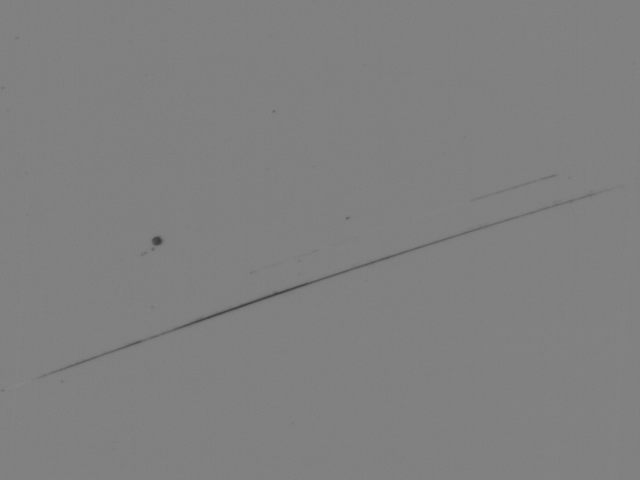
#> input picture input_img/FST_Scratch_1.bmp, 640 x 480 px, found by its file name; its folder holds only this picture in this run
$ python main.py input_img/FST_Scratch_1.bmp
#> lines starting #> are read from the running program, lines starting #| are printed output that depends on the picture
### utils_io.py
"""
utils_io.py – I/O & timing helpers for the SWT‑denoise pipeline.

* All input wafer images are assumed to live in `PROJECT_ROOT/input_img`.
* All outputs are written under `PROJECT_ROOT/results`; debug images go to
  `PROJECT_ROOT/results/debug_img`.

Functions
---------
load_gray(fname, normalize=False)
    Read a grayscale image (8‑bit) and optionally min–max normalise to [0,1].
save_image(img, fname, rescale=True)
    Save `img` to the results folder; if `img` is float, rescale to 0‑255.
save_debug(name, img, rescale=True)
    Convenience wrapper that drops files into the debug folder with `.png`.
step_timer(label)
    Context‑manager to measure & log elapsed time for a code block.
summary()
    Print a nicely formatted timing table to stdout.
reset_timings()
    Clear stored timing data (mainly for unit tests).
"""

from __future__ import annotations

import os
import time
import datetime
from contextlib import contextmanager
from pathlib import Path
from typing import Dict

import cv2
import numpy as np
import pywt

# ---------------------------------------------------------------------------
# Project‑level paths
# ---------------------------------------------------------------------------

 # Absolute path to the *package* root (wavelet_code)
PROJECT_ROOT: Path = Path(__file__).resolve().parent
INPUT_DIR: Path = PROJECT_ROOT / "input_img"
RESULTS_DIR: Path = PROJECT_ROOT / "results"
RUN_DIR: Path = RESULTS_DIR / datetime.datetime.now().strftime("%Y%m%d_%H%M%S")
DEBUG_DIR: Path = RUN_DIR / "debug_img"

# Ensure output directories exist (create parents first)
RESULTS_DIR.mkdir(parents=True, exist_ok=True)
RUN_DIR.mkdir(parents=True, exist_ok=True)
DEBUG_DIR.mkdir(parents=True, exist_ok=True)

# ---------------------------------------------------------------------------
# Core helpers
# ---------------------------------------------------------------------------

def _resolve_input(fname: str | Path) -> Path:
    """Return absolute path for an input image."""
    p = Path(fname)
    return p if p.is_absolute() else INPUT_DIR / p


def load_gray(fname: str | Path, *, normalize: bool = False) -> np.ndarray:
    """
    Load an image as an 8‑bit grayscale numpy array.

    Parameters
    ----------
    fname : str or Path
        File name (relative to input_img) or absolute path.
    normalize : bool, default False
        If True, convert to float32 and linearly rescale into [0,1].

    Returns
    -------
    np.ndarray
        Image array (uint8 or float32, H×W).
    """
    path = _resolve_input(fname)
    img = cv2.imread(str(path), cv2.IMREAD_GRAYSCALE)
    if img is None:
        raise FileNotFoundError(f"Image not found: {path}")

    if normalize:
        img = img.astype(np.float32)
        img = (img - img.min()) / max(img.ptp(), 1e-8)
    return img


def save_image(img: np.ndarray, fname: str | Path, *, rescale: bool = True) -> Path:
    """
    Save an image under the results directory.

    Parameters
    ----------
    img : np.ndarray
        Image to save. Float arrays are auto‑converted to uint8 if `rescale`.
    fname : str or Path
        File name relative to `results/` (sub‑dirs will be created).
    rescale : bool, default True
        If img is float and <=1, multiply by 255 and clip to 0‑255.

    Returns
    -------
    Path
        Absolute path to the written file.
    """
    out_path = RUN_DIR / fname if not Path(fname).is_absolute() else Path(fname)
    out_path.parent.mkdir(parents=True, exist_ok=True)

    out = img
    if rescale and issubclass(img.dtype.type, np.floating):
        out = np.clip(img * (255 if img.max() <= 1.0 else 1.0), 0, 255).astype(
            np.uint8
        )

    cv2.imwrite(str(out_path), out)
    return out_path


# [20 lines left out: functions save_debug, dwt_visualize, not called in this run]

# ---------------------------------------------------------------------------
# Timing utilities
# ---------------------------------------------------------------------------

_TIMINGS: Dict[str, float] = {}


@contextmanager
def step_timer(label: str):
    """
    Context‑manager to measure the wall‑time of a processing step.

    Examples
    --------
    >>> with step_timer("swt_decompose"):
    ...     coeffs = swt2_decompose(img, 'sym4', 2)
    """
    t0 = time.perf_counter()
    yield
    dt = time.perf_counter() - t0
    _TIMINGS[label] = _TIMINGS.get(label, 0.0) + dt
    print(f"[TIMING] {label:<20}: {dt*1000:8.2f} ms")

'''
def summary() -> None:
    """Pretty‑print timing results collected so far."""
    if not _TIMINGS:
        print("No timing data recorded.")
        return

    print("\n=== Timing summary ===")
    total = 0.0
    for k, v in _TIMINGS.items():
        total += v
        print(f"{k:<25}: {v:8.4f} s")
    print(f"{'-'*25}\nTotal{'':<20}: {total:8.4f} s\n")
'''

def reset_timings() -> None:
    """Erase all stored timing information (useful for tests)."""
    _TIMINGS.clear()


def write_log(param_lines: list[str] | None = None) -> Path:
    """
    Write a text log summarising run parameters + timing to RUN_DIR/run_log.txt.

    Parameters
    ----------
    param_lines : list[str] or None
        Pre‑formatted strings (e.g. ["wavelet: sym4", "level: 2"]).  Each will be
        written on its own line before the timing summary.

    Returns
    -------
    Path
        Absolute path to the written log file.
    """
    log_path = RUN_DIR / "run_log.txt"
    with open(log_path, "w", encoding="utf-8") as f:
        f.write(f"Run timestamp : {RUN_DIR.name}\n")
        if param_lines:
            f.write("\n# Parameters\n")
            for ln in param_lines:
                f.write(ln + "\n")
        if _TIMINGS:
            f.write("\n# Timings (s)\n")
            total = 0.0
            for k, v in _TIMINGS.items():
                total += v
                f.write(f"{k:<25}: {v:.4f}\n")
            f.write(f"{'-'*25}\nTotal{'':<20}: {total:.4f}\n")
    return log_path


__all__ = [
    "load_gray",
    "save_image",
    "save_debug",
    "step_timer",
    "summary",
    "reset_timings",
    "RUN_DIR",
    "write_log",
    "dwt_visualize",
]

### swt_utils.py


"""
swt_utils.py – Thin wrapper utilities around PyWavelets 2‑D Stationary
Wavelet Transform (SWT) for the wafer‑scratch denoise pipeline.

The goal is to keep this module *stateless* and light‑weight:
it simply provides   (1) forward SWT decomposition,
                     (2) inverse reconstruction, and
                     (3) a helper for magnitude maps.

"""

from __future__ import annotations

from typing import List, Tuple

import numpy as np
import pywt


# ---------------------------------------------------------------------------
# Public API – exported names
# ---------------------------------------------------------------------------

__all__ = [
    "swt2_decompose",
    "swt2_reconstruct",
    "coeff_magnitude",
]

CoeffTuple = Tuple[np.ndarray, Tuple[np.ndarray, np.ndarray, np.ndarray]]


# ---------------------------------------------------------------------------
# Core wrappers
# ---------------------------------------------------------------------------

def _to_float32(img: np.ndarray) -> np.ndarray:
    """Ensure the image is float32 to avoid uint8 overflow in wavelet math."""
    return img.astype(np.float32, copy=False) if img.dtype != np.float32 else img


def swt2_decompose(
    img: np.ndarray,
    wavelet: str = "haar",
    level: int = 2,
) -> List[CoeffTuple]:
    """
    Perform a 2‑D Stationary Wavelet Transform (undecimated).

    Parameters
    ----------
    img : np.ndarray
        2‑D grayscale image (uint8, float32, …).
    wavelet : str, default 'haar'
        Any PyWavelets wavelet name. Symlets give good balance of symmetry
        and orthogonality for scratch‑like edges.
    level : int, default 2
        Number of decomposition scales.

    Returns
    -------
    list[ (cA_l, (cH_l, cV_l, cD_l)) ]   where l = 1 … level
        • Level 1 is the finest (highest spatial frequency).
        • All coefficient arrays are the *same size* as `img`.
    """
    if level < 1:
        raise ValueError("`level` must be >= 1")
    img_f = _to_float32(img)
    # axes default=(-2,-1) ensures last two dims are transformed
    coeffs = pywt.swt2(img_f, wavelet=wavelet, level=level)
    return coeffs


def swt2_reconstruct(
    coeffs: List[CoeffTuple],
    wavelet: str = "haar",
) -> np.ndarray:
    """
    Inverse 2‑D SWT (ISWT) reconstruction.

    Parameters
    ----------
    coeffs : list of tuples
        Output of `swt2_decompose`.
    wavelet : str, default 'haar'
        Wavelet family used during decomposition.

    Returns
    -------
    np.ndarray
        Reconstructed image (float32).
    """
    if not coeffs:
        raise ValueError("`coeffs` must be a non‑empty list")
    rec = pywt.iswt2(coeffs, wavelet=wavelet)
    return rec.astype(np.float32, copy=False)


# ---------------------------------------------------------------------------
# Helper: magnitude map(s)
# ---------------------------------------------------------------------------

# [43 lines left out: function coeff_magnitude, not called in this run]

### thresholding.py


"""
thresholding.py – Robust σ estimation and coefficient thresholding helpers
for the SWT denoise / scratch‑detection pipeline.

This module is totally *stateless*; it only manipulates the coefficient
structures produced by `swt_utils.swt2_decompose`.

Public API
----------
estimate_sigma(coeffs, diag=True, clip=None)
    Return per‑level noise σ̂ using the MAD/0.6745 rule.
apply_threshold(coeffs, sigmas, k=3.0, mode='soft')
    Hard/soft threshold the *detail* bands in‑place and return a new list.
"""

from __future__ import annotations

from typing import List, Sequence

import numpy as np
import pywt
from scipy.stats import median_abs_deviation as mad

from swt_utils import CoeffTuple

__all__ = [
    "estimate_sigma",
    "apply_threshold",
]


# ---------------------------------------------------------------------------
# σ estimation – Donoho & Johnstone rule
# ---------------------------------------------------------------------------


def estimate_sigma(
    coeffs: Sequence[CoeffTuple],
    *,
    diag: bool = True,
    clip: float | None = None,
) -> np.ndarray:
    """
    Estimate Gaussian noise σ for each SWT level via MAD.

    Parameters
    ----------
    coeffs : list
        Output of `swt_utils.swt2_decompose`.
    diag : bool, default True
        Whether to include diagonal detail |cD| in the magnitude map. If False,
        only |cH| + |cV| is used (useful if cD is often dominated by texture).
    clip : float or None
        If given, clip the resulting σ̂ to at most this value (helps prevent
        huge thresholds on some pathological tiles).

    Returns
    -------
    np.ndarray, shape = (n_levels,)
        Robust σ̂ for each decomposition level (float32).
    """
    sigmas = []
    for lvl, (cA, (cH, cV, cD)) in enumerate(coeffs, start=1):
        if diag:
            mag = np.abs(cH) + np.abs(cV) + np.abs(cD)
        else:
            mag = np.abs(cH) + np.abs(cV)

        sigma = mad(mag, scale="normal")  # equals MAD/0.6745
        if clip is not None:
            sigma = np.minimum(sigma, clip)
        sigmas.append(np.float32(sigma))
    return np.asarray(sigmas, dtype=np.float32)


# ---------------------------------------------------------------------------
# Thresholding helpers
# ---------------------------------------------------------------------------


def _thr(x: np.ndarray, t: float, mode: str) -> np.ndarray:
    """Core threshold operator (vectorised)."""
    if mode == "hard":
        return np.where(np.abs(x) > t, x, 0.0).astype(np.float32, copy=False)
    elif mode == "soft":
        return np.sign(x) * np.maximum(np.abs(x) - t, 0.0)
    else:
        raise ValueError("`mode` must be 'hard' or 'soft'")


def apply_threshold(
    coeffs: Sequence[CoeffTuple],
    sigmas: Sequence[float],
    *,
    k: float = 3.0,
    mode: str = "soft",
) -> List[CoeffTuple]:
    """
    Apply level‑dependent thresholding to detail coefficients.

    Parameters
    ----------
    coeffs : list
        Coefficient list from `swt_utils.swt2_decompose`.
    sigmas : sequence[float]
        Per‑level σ̂ from `estimate_sigma`.
    k : float, default 3.0
        Threshold scale factor Tℓ = k * σℓ.
    mode : {'hard', 'soft'}, default 'soft'
        Thresholding mode:
        'hard' – set |x|<=T to 0
        'soft' – shrink by T (denoising artefacts ↓, slight bias ↑)

    Returns
    -------
    list
        New coefficient list (same structure) with thresholded detail bands;
        approximation coefficients (`cA`) are unchanged.
    """
    if len(coeffs) != len(sigmas):
        raise ValueError("`sigmas` length must match `coeffs` levels")

    out: List[CoeffTuple] = []
    for (cA, (cH, cV, cD)), sigma in zip(coeffs, sigmas):
        T = k * sigma
        cH_t = _thr(cH, T, mode)
        cV_t = _thr(cV, T, mode)
        cD_t = _thr(cD, T, mode)
        out.append((cA, (cH_t, cV_t, cD_t)))
    return out

### reconstruct.py


"""
reconstruct.py – Post‑processing helpers that *combine* threshold‑processed
SWT coefficient bands and optionally rebuild an image or scratch mask.

The module stays light and purely functional:
    • combine_bands(...) – zero‑out selected sub‑bands
    • reconstruct_image(...) – wrapper around swt_utils.swt2_reconstruct
    • make_mask(...) – OR‑fuse per‑level magnitude maps → binary mask

All functions are independent of global state, returning new objects.
"""

from __future__ import annotations

from typing import List, Literal

import numpy as np
from scipy.stats import median_abs_deviation as mad
from skimage.morphology import remove_small_objects, skeletonize

from swt_utils import (
    CoeffTuple,
    swt2_reconstruct,
    coeff_magnitude,
)

__all__ = [
    "combine_bands",
    "reconstruct_image",
    "make_mask",
]


# ---------------------------------------------------------------------------
# 1. Band‑combination helper
# ---------------------------------------------------------------------------


def combine_bands(
    coeffs: List[CoeffTuple],
    strategy: Literal["keep_all", "keep_hv", "approx_only"] = "keep_all",
) -> List[CoeffTuple]:
    """
    Return a *new* coefficient list where certain detail bands are nulled out.

    Parameters
    ----------
    coeffs : list
        SWT coefficients after thresholding.
    strategy : {'keep_all', 'keep_hv', 'approx_only'}
        keep_all     – leave all detail bands intact.
        keep_hv      – zero the diagonal detail (cD) at every level.
        approx_only  – keep only approximation cA; all detail coeffs to 0.

    Returns
    -------
    list[CoeffTuple]
        Modified coefficients (deep‑copied arrays).
    """
    out: List[CoeffTuple] = []
    for cA, (cH, cV, cD) in coeffs:
        if strategy == "keep_all":
            out.append((cA.copy(), (cH.copy(), cV.copy(), cD.copy())))
        elif strategy == "keep_hv":
            out.append((cA.copy(), (cH.copy(), cV.copy(), np.zeros_like(cD))))
        elif strategy == "approx_only":
            z = np.zeros_like(cH)
            out.append((cA.copy(), (z, z, z)))
        else:
            raise ValueError("Unknown strategy: %s" % strategy)
    return out


# ---------------------------------------------------------------------------
# 2. Image reconstruction wrapper
# ---------------------------------------------------------------------------


def reconstruct_image(
    coeffs: List[CoeffTuple],
    wavelet: str = "haar",
) -> np.ndarray:
    """
    Wrapper around `swt_utils.swt2_reconstruct` that returns float32 image.

    Typically called after `combine_bands` with desired strategy.

    Returns
    -------
    np.ndarray
        Reconstructed image (float32, same H×W as input).
    """
    return swt2_reconstruct(coeffs, wavelet=wavelet)


# ---------------------------------------------------------------------------
# 3. Scratch / edge binary mask builder
# ---------------------------------------------------------------------------


# [48 lines left out: function make_mask, not called in this run]

### main.py


#!/usr/bin/env python3
"""
main.py – End‑to‑end driver for the SWT denoise / scratch‑mask pipeline.

Usage
-----
$ python main.py wafer001.png --level 2 --k 3.0 --combine keep_all

The script expects the input image to live in `input_img/` *unless* an
absolute/relative path is supplied.  All outputs go to `results/`.
"""

from __future__ import annotations

import argparse
from pathlib import Path

import utils_io as io
import swt_utils as swt
import thresholding as th
import reconstruct as rc


def parse_args() -> argparse.Namespace:
    p = argparse.ArgumentParser(description="2‑Level SWT Denoiser")
    p.add_argument(
        "img",
        help="Input image file name or path (grayscale or colour).",
    )
    p.add_argument("--wavelet", default="haar", help="Wavelet family (PyWavelets name).")
    p.add_argument("--level", type=int, default=2, help="Decomposition levels (>=1).")
    p.add_argument(
        "--k", "--thr_factor",
        dest="thr_factor",
        type=float,
        default=3.0,
        help="Threshold factor T = k × σ̂. (aliases: --k, --thr_factor)",
    )
    p.add_argument(
        "--thr_mode",
        choices=("soft", "hard"),
        default="soft",
        help="Thresholding mode.",
    )
    p.add_argument(
        "--combine",
        choices=("keep_all", "keep_hv", "approx_only"),
        default="keep_all",
        help="Detail‑band combination strategy before reconstruction.",
    )
    p.add_argument(
        "--save_mask",
        action="store_true",
        help="Also generate a scratch mask (OR‑fused) and save.",
    )
    p.add_argument(
        "--debug",
        action="store_true",
        help="Save intermediate debug images to results/debug_img/.",
    )
    return p.parse_args()


def main() -> None:
    args = parse_args()

    # 1. Load image
    with io.step_timer("load_image"):
        img = io.load_gray(args.img)
#> in load_gray, img is the input picture: shape (480, 640); min 60, max 135, mean 128.4
        if args.debug:
            io.save_debug("00_input", img)
            # DWT 4‑tile visualisation (LL/LH/HL/HH)
            try:
                quad = io.dwt_visualize(img, wavelet=args.wavelet)
                io.save_debug("00_dwt_quad", quad)
            except Exception as e:
                print(f"[WARN] dwt_visualize failed: {e}")

    # 2. SWT decomposition
    with io.step_timer("swt_decompose"):
        coeffs = swt.swt2_decompose(img, wavelet=args.wavelet, level=args.level)
#> in swt2_decompose, `coeffs = pywt.swt2(img_f, wavelet=wavelet, level=level)`: coeffs = 2 items
#> coeffs = 2 items

    # 3. σ̂ estimation
    with io.step_timer("sigma_est"):
        sigmas = th.estimate_sigma(coeffs)
#> the loop in estimate_sigma, `for lvl, (cA, (cH, cV, cD)) in enumerate(coeffs, start=1):` made 2 passes
#> lvl on passes 1 to 2: 1, 2
#> pass 1, in estimate_sigma, `mag = np.abs(cH) + np.abs(cV) + np.abs(cD)`:
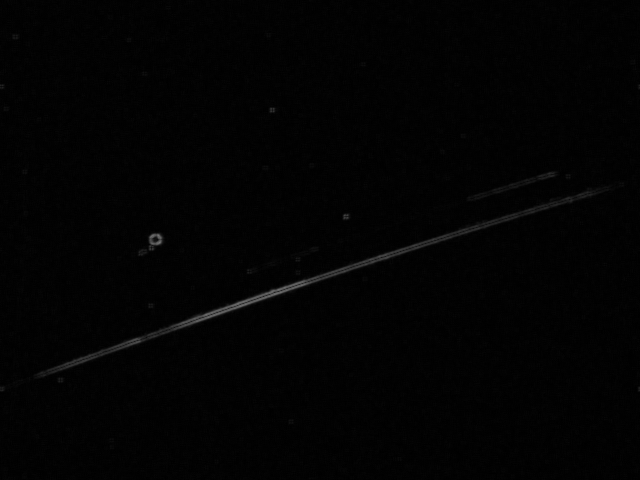
#> mag: shape (480, 640) float32; min 0, max 116.7, mean 3.1
#> pass 2, in estimate_sigma, `mag = np.abs(cH) + np.abs(cV) + np.abs(cD)`:
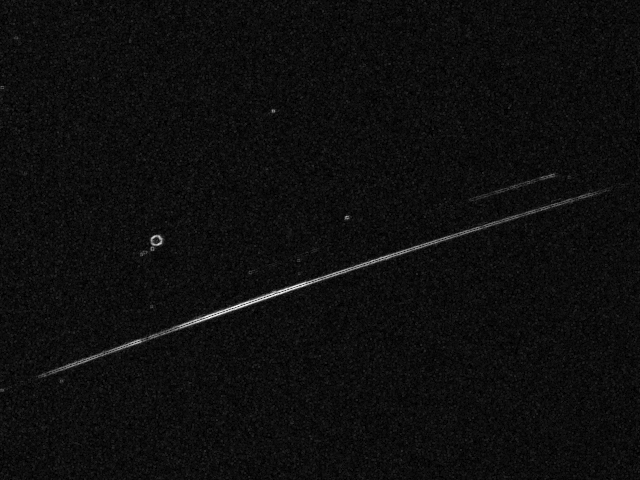
#> mag: shape (480, 640) float32; min 0, max 45.5, mean 2.6; drawn with min black and max white

    # 4. Threshold
    with io.step_timer("threshold"):
        coeffs_thr = th.apply_threshold(
            coeffs, sigmas, k=args.thr_factor, mode=args.thr_mode
        )
#> the loop in apply_threshold, `for (cA, (cH, cV, cD)), sigma in zip(coeffs, sigmas):` made 2 passes
#> pass 1, in apply_threshold, `cD_t = _thr(cD, T, mode)`:
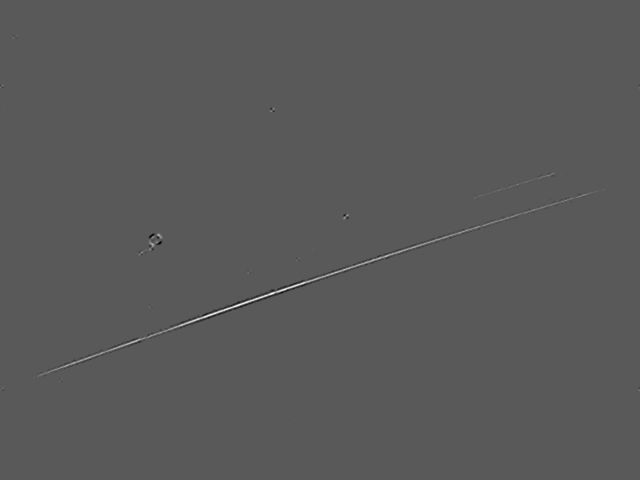
#> cD_t: shape (480, 640) float32; min -18.91, max 34.91, mean 0; drawn with min black and max white
#> coeffs_thr = 2 items

    # Optional: debug magnitude maps
    if args.debug:
        mags = swt.coeff_magnitude(coeffs_thr)
        for idx, mag in enumerate(mags, start=1):
            io.save_debug(f"01_mag_lvl{idx}", mag / mag.max())

    # 5. Combine bands
    with io.step_timer("combine"):
        coeffs_comb = rc.combine_bands(coeffs_thr, strategy=args.combine)
#> the loop in combine_bands, `for cA, (cH, cV, cD) in coeffs:` made 2 passes
#> coeffs_comb = 2 items

    # 6. Reconstruct image
    with io.step_timer("reconstruct"):
        denoised = rc.reconstruct_image(coeffs_comb, wavelet=args.wavelet)
        out_path = io.save_image(denoised, "denoised.png")

    print(f"Saved denoised image: {out_path.relative_to(io.RESULTS_DIR.parent)}")
#| Saved denoised image: results/20261120_063229/denoised.png

    # 7. (Optional) scratch mask
    if args.save_mask:
        with io.step_timer("make_mask"):
            mask = rc.make_mask(coeffs_thr, k=2.0, skeleton=True)
            mask_path = io.save_image(mask.astype("uint8") * 255, "scratch_mask.png")
            print(f"Saved mask: {mask_path.relative_to(io.RESULTS_DIR.parent)}")

    # 8. Timing summary
    # io.summary()

    # 9. Write run log
    param_lines = [f"{k}: {v}" for k, v in vars(args).items()]
    log_path = io.write_log(param_lines)
    print(f"Run log saved to: {log_path.relative_to(io.PROJECT_ROOT)}")


if __name__ == "__main__":
    main()
